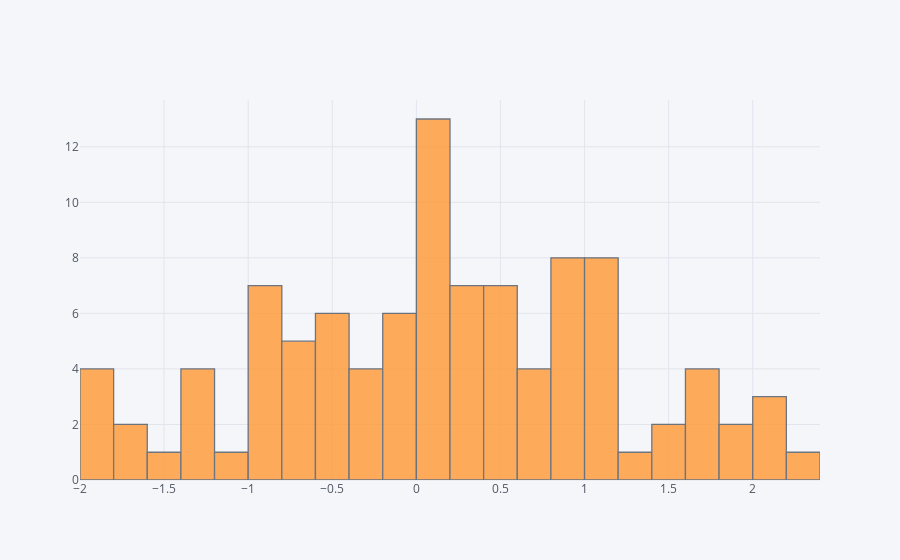

Source (notebook cell):
### Code cell
df['A'].iplot(kind='hist',bins=25)

### Figure 1 — Plotly figure (JSON) as saved in the notebook; plotly's stock layout.template omitted (floating-point values rounded to 4 significant figures)
{"data": [{"histfunc": "count", "histnorm": "", "marker": {"color": "rgba(255, 153, 51, 1.0)", "line": {"color": "#4D5663", "width": 1.3}}, "name": "A", "nbinsx": 25, "opacity": 0.8, "orientation": "v", "type": "histogram", "uid": "a4a1d3a4-e3a5-4963-99a0-40c7781de1be", "x": [0.449, -1.275, -1.953, -0.8457, 0.1325, 1.049, -0.399, 0.3068, 0.4145, -1.676, -0.9536, 1.007, -1.287, 1.184, 0.6641, -1.912, -0.813, 1.768, 1.045, -0.9559, -0.6026, 0.8847, 0.1505, 1.919, -0.09709, 1.85, 0.8369, -0.483, -0.6126, -0.7109, 0.1981, -0.4382, 1.545, 1.084, 0.2386, -0.1208, -0.5964, 0.1261, -1.242, -0.4036, -0.7348, 0.5374, -0.4509, -0.3787, 0.6737, 2.114, 0.0127, 0.5309, 0.04559, -0.3662, -0.1899, 1.029, 0.6194, 2.159, 0.06762, 0.6904, 0.2643, 0.8684, -1.445, 0.1288, 0.8974, 0.3979, 0.2025, 1.118, 0.9987, -1.378, -0.889, -0.6508, 1.409, 1.187, 0.9337, 0.5042, -1.904, 0.1979, -0.1247, -0.8353, 0.9233, 0.4888, 0.1617, 1.64, 0.0982, -0.1189, 1.367, 0.2224, 0.2548, -0.08302, -1.822, 0.4357, 2.057, -1.117, -1.607, 2.358, 0.04309, 1.713, -0.2847, 0.1023, -0.8768, 0.8566, -0.4049, 1.769]}], "layout": {"barmode": "overlay", "legend": {"bgcolor": "#F5F6F9", "font": {"color": "#4D5663"}}, "paper_bgcolor": "#F5F6F9", "plot_bgcolor": "#F5F6F9", "title": {"font": {"color": "#4D5663"}}, "xaxis": {"gridcolor": "#E1E5ED", "showgrid": true, "tickfont": {"color": "#4D5663"}, "title": {"font": {"color": "#4D5663"}, "text": ""}, "zerolinecolor": "#E1E5ED"}, "yaxis": {"gridcolor": "#E1E5ED", "showgrid": true, "tickfont": {"color": "#4D5663"}, "title": {"font": {"color": "#4D5663"}, "text": ""}, "zerolinecolor": "#E1E5ED"}}}
